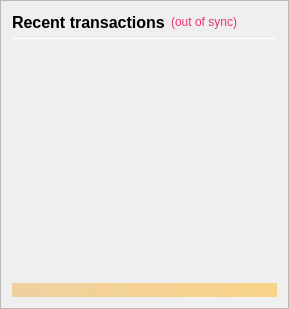
                <widget class="QFrame" name="frame_RecentTransactions">
                 <property name="minimumSize">
                  <size>
                   <width>0</width>
                   <height>0</height>
                  </size>
                 </property>
                 <property name="frameShape">
                  <enum>QFrame::StyledPanel</enum>
                 </property>
                 <property name="frameShadow">
                  <enum>QFrame::Raised</enum>
                 </property>
                 <layout class="QVBoxLayout" name="verticalLayout_1" stretch="0,0,0,0,0">
                  <item>
                   <layout class="QHBoxLayout" name="horizontalLayout_2">
                    <item>
                     <widget class="QLabel" name="label_4">
                      <property name="minimumSize">
                       <size>
                        <width>0</width>
                        <height>20</height>
                       </size>
                      </property>
                      <property name="font">
                       <font>
                        <pointsize>12</pointsize>
                        <weight>75</weight>
                        <bold>true</bold>
                       </font>
                      </property>
                      <property name="text">
                       <string>Recent transactions</string>
                      </property>
                     </widget>
                    </item>
                    <item>
                     <widget class="QLabel" name="labelTransactionsStatus">
                      <property name="cursor">
                       <cursorShape>WhatsThisCursor</cursorShape>
                      </property>
                      <property name="toolTip">
                       <string>The displayed information may be out of date. Your wallet automatically synchronizes with the Blocknode network after a connection is established, but this process has not completed yet.</string>
                      </property>
                      <property name="styleSheet">
                       <string notr="true">QLabel { color: #ee2f77; }</string>
                      </property>
                      <property name="text">
                       <string notr="true">(out of sync)</string>
                      </property>
                      <property name="alignment">
                       <set>Qt::AlignRight|Qt::AlignTrailing|Qt::AlignVCenter</set>
                      </property>
                     </widget>
                    </item>
                    <item>
                     <spacer name="horizontalSpacer">
                      <property name="orientation">
                       <enum>Qt::Horizontal</enum>
                      </property>
                      <property name="sizeHint" stdset="0">
                       <size>
                        <width>40</width>
                        <height>20</height>
                       </size>
                      </property>
                     </spacer>
                    </item>
                   </layout>
                  </item>
                  <item>
                   <widget class="Line" name="line">
                    <property name="minimumSize">
                     <size>
                      <width>0</width>
                      <height>1</height>
                     </size>
                    </property>
                    <property name="maximumSize">
                     <size>
                      <width>16777215</width>
                      <height>1</height>
                     </size>
                    </property>
                    <property name="orientation">
                     <enum>Qt::Horizontal</enum>
                    </property>
                   </widget>
                  </item>
                  <item>
                   <widget class="QListView" name="listTransactions">
                    <property name="minimumSize">
                     <size>
                      <width>0</width>
                      <height>0</height>
                     </size>
                    </property>
                    <property name="styleSheet">
                     <string notr="true">QListView { background: transparent; }</string>
                    </property>
                    <property name="frameShape">
                     <enum>QFrame::NoFrame</enum>
                    </property>
                    <property name="verticalScrollBarPolicy">
                     <enum>Qt::ScrollBarAlwaysOff</enum>
                    </property>
                    <property name="horizontalScrollBarPolicy">
                     <enum>Qt::ScrollBarAlwaysOff</enum>
                    </property>
                    <property name="selectionMode">
                     <enum>QAbstractItemView::NoSelection</enum>
                    </property>
                   </widget>
                  </item>
                  <item>
                   <spacer name="verticalSpacer_2">
                    <property name="orientation">
                     <enum>Qt::Vertical</enum>
                    </property>
                    <property name="sizeType">
                     <enum>QSizePolicy::Expanding</enum>
                    </property>
                    <property name="sizeHint" stdset="0">
                     <size>
                      <width>20</width>
                      <height>40</height>
                     </size>
                    </property>
                   </spacer>
                  </item>
                  <item>
                   <widget class="QLabel" name="labelAlerts">
                    <property name="maximumSize">
                     <size>
                      <width>16777215</width>
                      <height>16777215</height>
                     </size>
                    </property>
                    <property name="styleSheet">
                     <string notr="true">background-color: qlineargradient(x1: 0, y1: 0, x2: 1, y2: 0, stop:0 #F0D0A0, stop:1 #F8D488); color:#000000;</string>
                    </property>
                    <property name="text">
                     <string/>
                    </property>
                    <property name="wordWrap">
                     <bool>true</bool>
                    </property>
                    <property name="margin">
                     <number>3</number>
                    </property>
                   </widget>
                  </item>
                 </layout>
                </widget>
